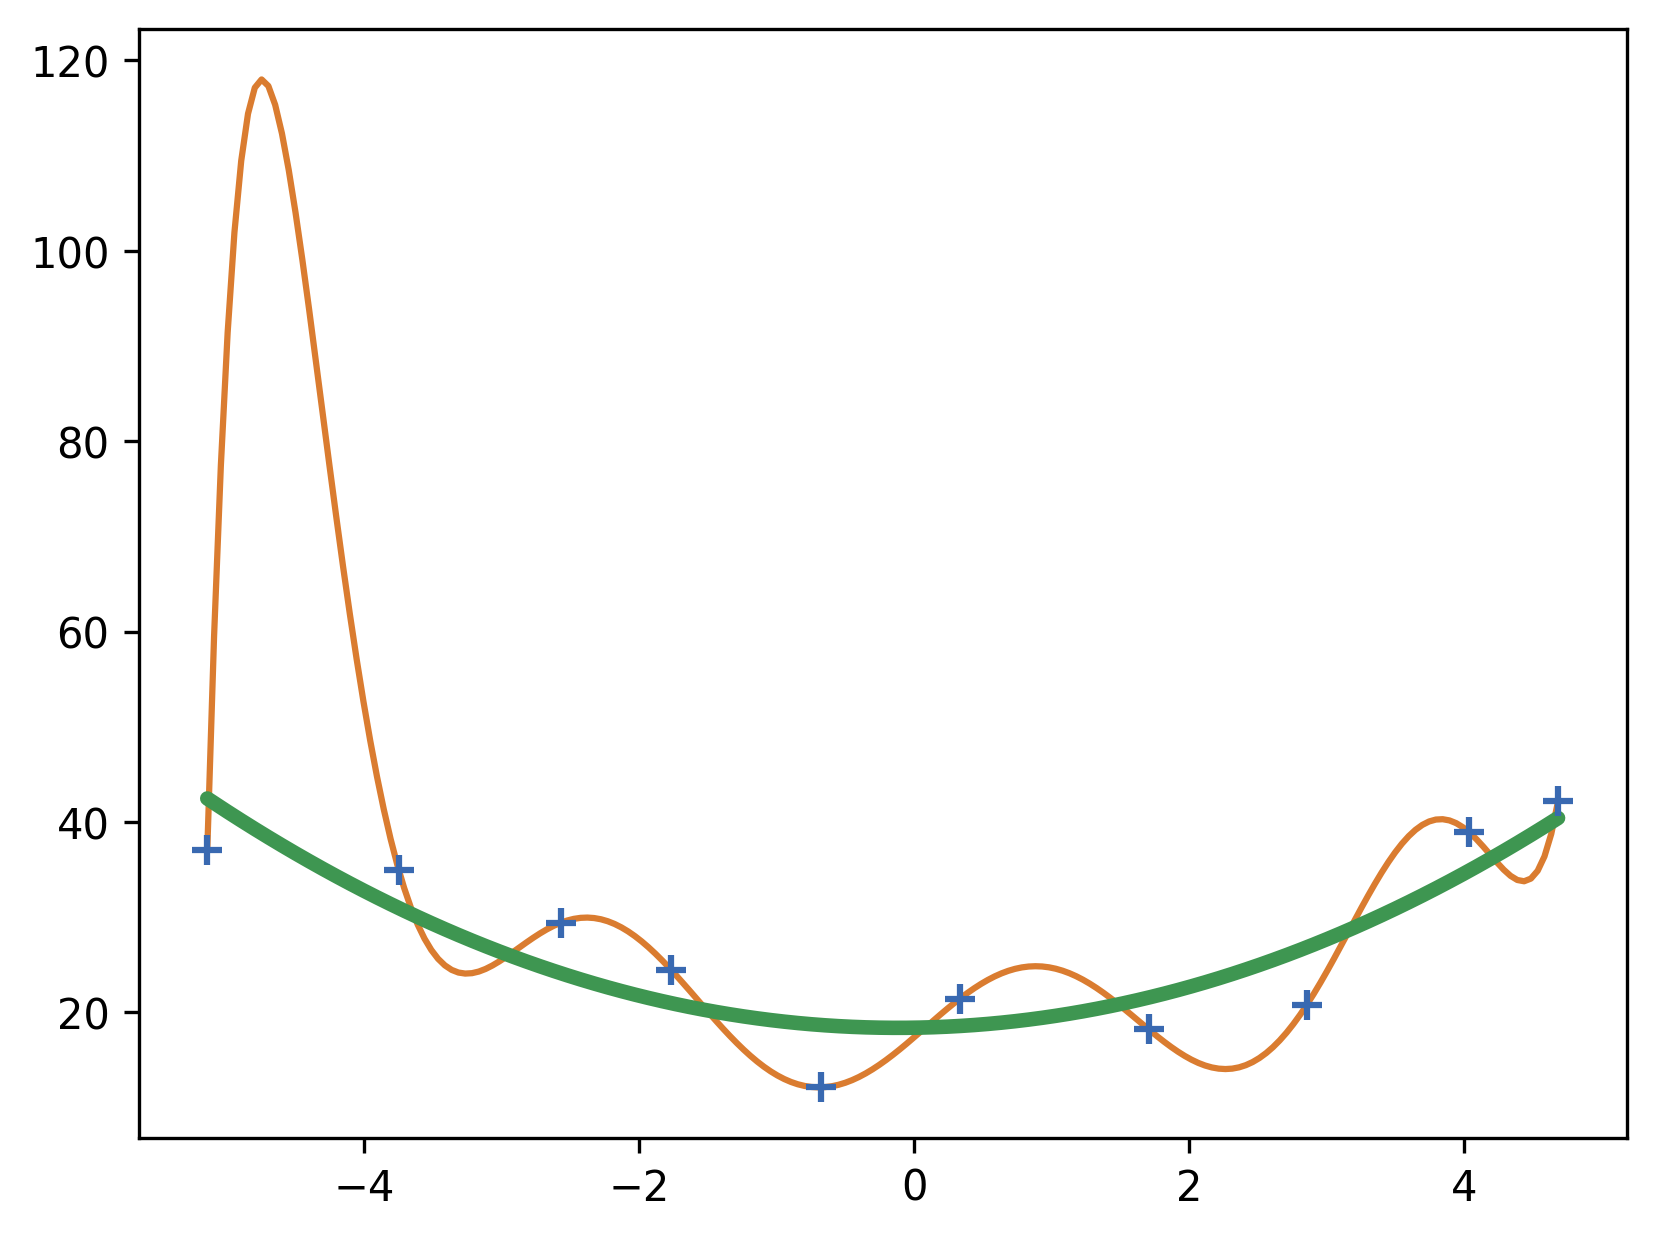

This chart was generated by the following Python code:
import matplotlib.pyplot as plt
import numpy as np
# from scipy.interpolate import interp1d

n_observations = 10
jitter_x = 4
jitter_y = 30

r = 10
x = np.linspace(-r, r, n_observations) + np.random.rand(n_observations)*jitter_x - jitter_x/2
y = ((x)**2)+20 + np.random.rand(n_observations)*jitter_y - jitter_y/2
# y = [37.03706428, 34.88925027, 29.39072556, 24.46739443, 12.1051254,  21.42073355, 18.20683003, 20.74063966, 38.88716749, 42.14923628,]
# y = (.8*x+5) * np.random.rand(n_observations)*jitter_y - jitter_y/2
poly = np.poly1d(np.polyfit(x, y, n_observations-1))
parabola = np.poly1d(np.polyfit(x, y, 2))
poly_x = np.linspace(x[0], x[-1], n_observations*20)

plt.scatter(x, y, marker='+', s=60, zorder=3, c='#3969b1', linewidths=4)

plt.plot(poly_x, poly(poly_x), zorder = 2, c='#da7c30', linewidth=1.5, solid_capstyle='round')
plt.plot(poly_x, parabola(poly_x), c='#3e9651', zorder=2, linewidth=3.5, solid_capstyle='round')

#plt.ylim(0, 60)
#plt.xlim(x[0]-1, x[-1]+1)

# plt.gca().set_yticklabels([])
# plt.gca().set_xticklabels([])

plt.show()
# plt.savefig('overfitting.png', dpi=300, bbox_inches='tight')